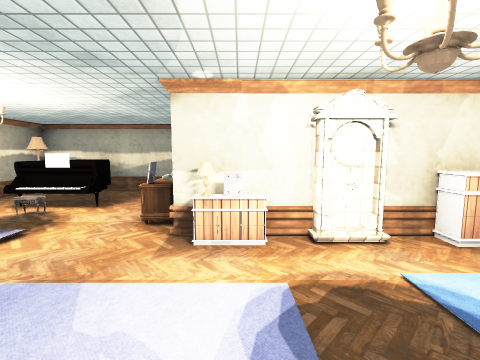
View 1 (above)

12 first-person views from a walk through a scene from a Unity 3-D project. The camera is 1.5 m above the floor, tilts 6° down and sees 90° across. Doors are open. The floor is counted in squares, 1 m on a side. Each view is taken from the middle of a square. On the plan, view 1 faces up. The plan holds only what a view shows up to about 13 squares ahead; the rest is blank. The player is left out. Some surface patterns are stand-ins.

View 2
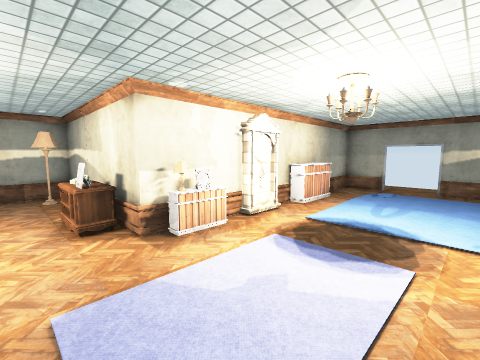

View 3
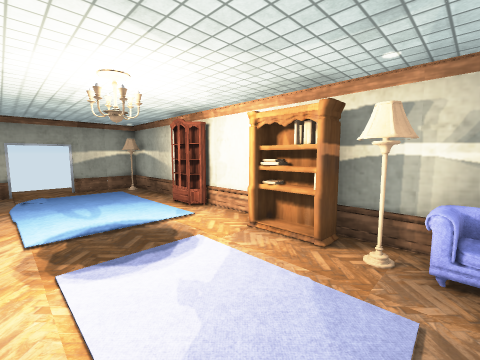

View 4
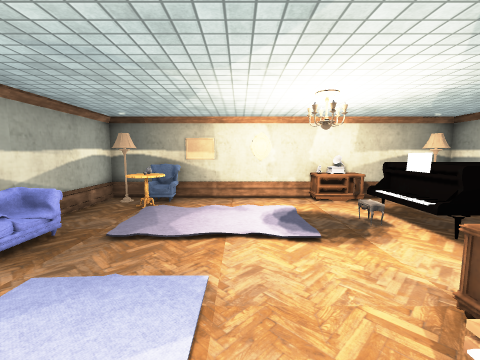

View 5
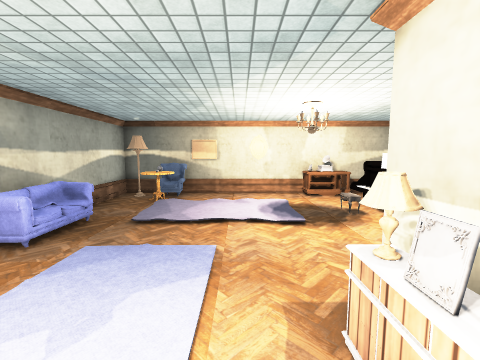

View 6
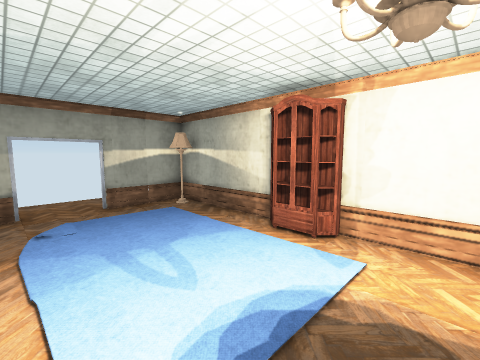

View 7
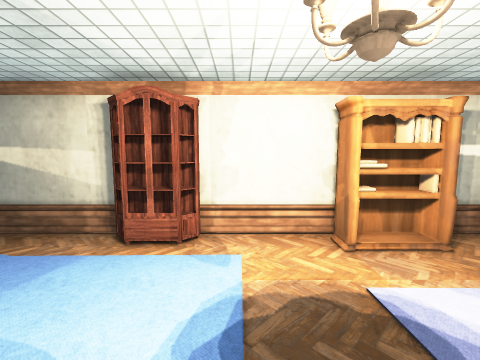

View 8
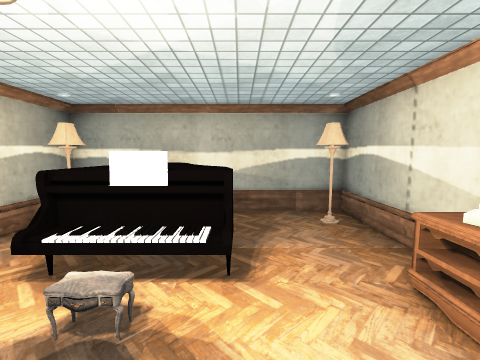

View 9
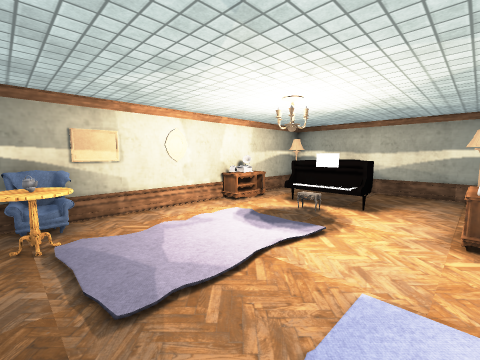

View 10
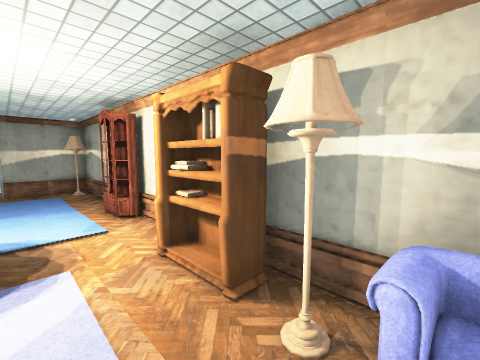

View 11
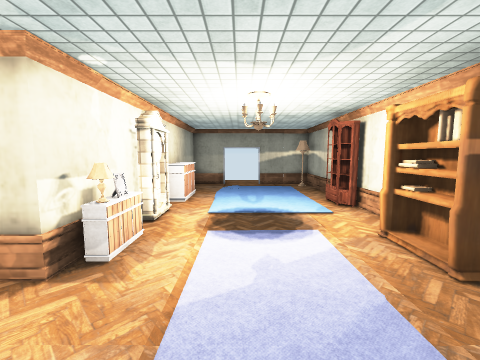

View 12
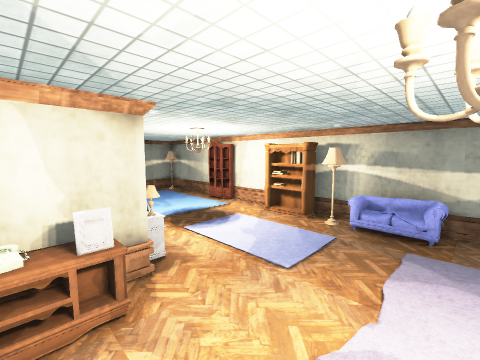

### Floor plan
Points are (right, up) in squares from view 1. A wall is a line through its corners. A room is listed if a view was taken in it or the views show most of it. See-through windows are left out.
Room 1 (views 1, 2, 3, 4, 5, 6, 7, 8, 9, 10, 11, 12)
walls: (-1.8, 5) (-1.8, 5.5); (-1.4, 5) (-2.1, 5) (-2.1, 5.6); (0.5, 4) (-0.8, 4) (-0.8, 4.2); (1.6, 4.4) (-1.2, 4.4) (-1.2, 10.4) (-8.4, 10.4) (-8.4, -1.5) (8.3, -1.5) (8.3, 1.1); (2, 4.1) (1.3, 3.9); (2.2, 3.9) (1.3, 4.1); (2.2, 4.1) (1.6, 4); (2.4, 4.2) (1.3, 4.2); (2.5, 4) (1.3, 4); (-7.6, 7.1) (-7.6, 5.5); (-8, 6.9) (-8, 5.6); (5.4, 3.7) (3.6, 3.7); (8.3, 2.7) (8.3, 4.4) (2.5, 4.4)
low walls: (-7.7, 6.9) (-7.4, 6.5)
ways out: open door at (8, 2)
objects: other object (-8, 0) to (-8, 1); other object (-7, 0) to (-6, 1); other object (-6, 7) to (-4, 8); other object (-6, 10); other object (-4, -1); other object (-2, 6); other object (-1, -1); other object (0, -1); other object (2, 0) to (7, 3); other object (3, -1) to (4, -1)

Positions as (right, up) in squares from view 1, and headings:
1: (0, 0), facing up
2: (-3, 0), facing up-right
3: (-3, 3), facing down-right
4: (0, 3), facing left
5: (1, 3), facing left
6: (1, 3), facing down-right
7: (2, 3), facing down
8: (-4, 4), facing up
9: (-2, 0), facing up-left
10: (-3, 1), facing down-right
11: (-4, 2), facing right
12: (-5, 6), facing down-right
